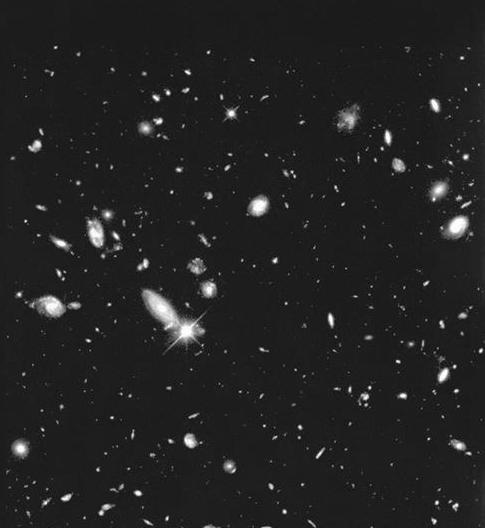
#> input picture Semana-11/python/imagens/Fig0334(a)(hubble-original).png, 485 x 528 px
$ jupyter execute q7.ipynb
#> lines starting #> are read from the running program, lines starting #| are printed output that depends on the picture; after the words box and inside, x2 and y2 are one past the last pixel; in counts of white or black regions, pixels touching at a corner belong together
[cell 1]
import matplotlib.pyplot as plt
import numpy as np
import cv2

[cell 2]
img = cv2.imread("./imagens/Fig0334(a)(hubble-original).png", cv2.IMREAD_GRAYSCALE)
#> img is the input picture: shape (528, 485); min 0, max 255, mean 34.5
img = img.astype(np.uint8)

img.shape
#> Out = (528, 485)

[cell 3]
plt.imshow(img ,'gray')
plt.axis("off")

plt.show()

(a) Aplique um  filtro de média 15x15.

[cell 4]
img15x15 = cv2.blur(img, (15,15)).astype(np.uint8)
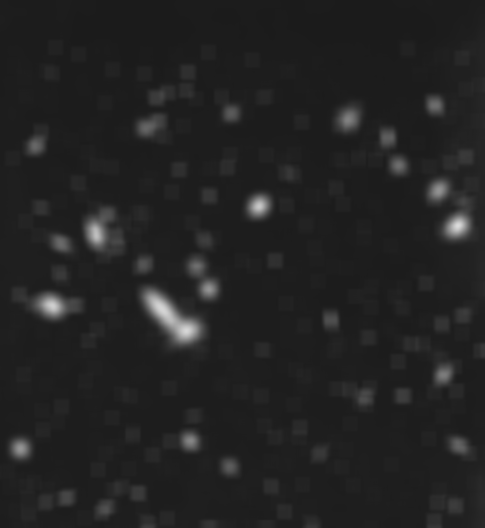
#> img15x15: shape (528, 485); min 27, max 219, mean 34.5


plt.subplot(1,2,1)
plt.imshow(img ,'gray')
plt.axis("off")
plt.subplot(1,2,2)
plt.imshow(img15x15 ,'gray')
plt.axis("off")

plt.show()
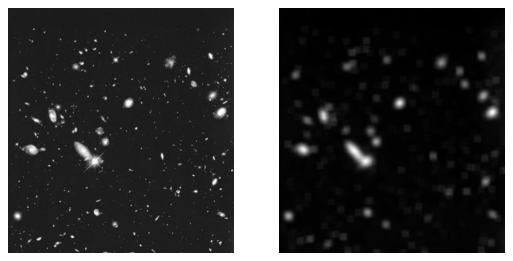
#> figure drawn by matplotlib, 2 panels

(b) Sobre as saída da etapa anterior, limiarize a imagem utilizando limiar 64

[cell 5]
img15x15.shape
#> Out = (528, 485)

[cell 6]
imgFinal = img.astype(np.uint8)

for i in range(img15x15.shape[0]):
    for j in range(img15x15.shape[1]):
        if img15x15[i][j] > 64:
            imgFinal[i][j] = 255
        else:
            imgFinal[i][j] = 0
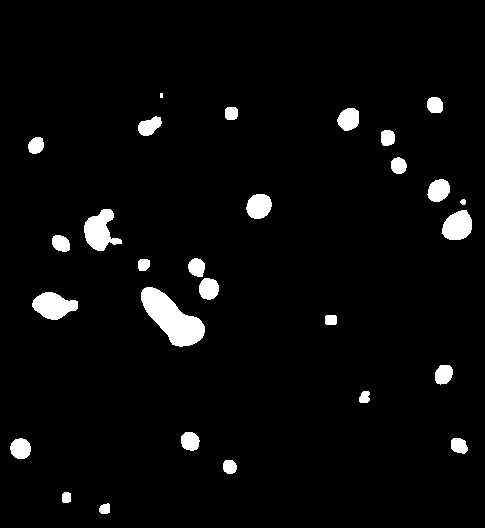
#> imgFinal: shape (528, 485); 3.8% white; 28 white regions (1 under 20 px), largest, box (x1, y1, x2, y2) and area: (141, 287, 205, 347) 1976, (84, 209, 122, 251) 914, (32, 292, 78, 320) 853

[cell 7]
plt.subplot(1,2,1)
plt.imshow(img ,'gray')
plt.axis("off")
plt.subplot(1,2,2)
plt.imshow(imgFinal ,'gray')
plt.axis("off")

plt.show()
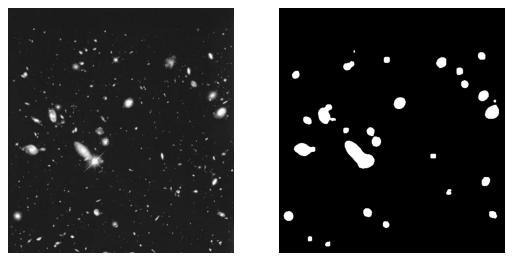
#> figure drawn by matplotlib, 2 panels

(c) Multiplique a saída da questão anterior pela imagem original.

[cell 8]
imgFinalMult = img.astype(np.uint8)
for i in range(img.shape[0]):
    for j in range(img.shape[1]):
        imgFinalMult[i][j] = int(imgFinal[i][j]) * int(img[i][j])
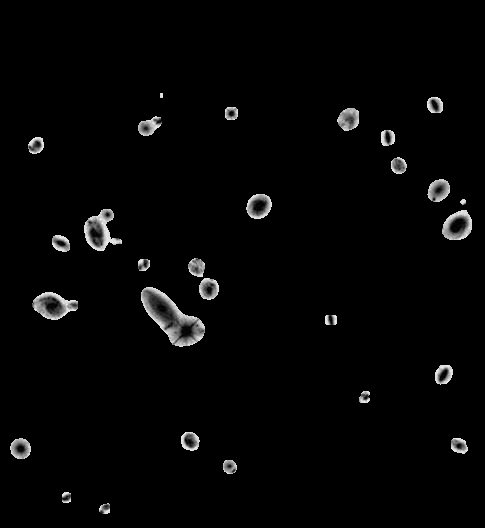
#> imgFinalMult: shape (528, 485); min 0, max 248, mean 5.3

[cell 9]
plt.subplot(1,2,1)
plt.imshow(img ,'gray')
plt.axis("off")
plt.subplot(1,2,2)
plt.imshow(imgFinalMult ,'gray')
plt.axis("off")

plt.show()
